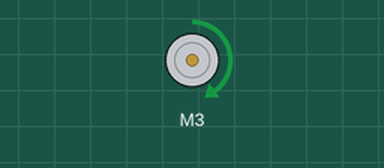
The sketch below on a simulated Arduino Uno, built with avr-gcc and run on an emulated ATmega328P. On the bench: DC motor (green arrow = forward, orange = backward, longer = faster).

Above: at 0.2 s.
Timing chart, 0 to 5.8 s (numbered marks = the images above):
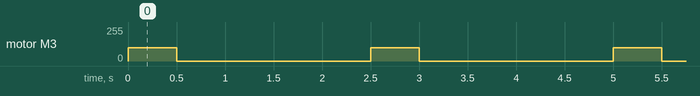

Measured:
- by itself, motor M3: alternates forward 100/255 for 0.50 s and stopped for 2.0 s

The sketch:

motor3_runF.ino
```cpp
//this sketch runs motor 3 continuously for testing
//and calibration purposes
#include <AFMotor.h>

AF_DCMotor motor3(3);

void setup()
{
  Serial.begin(9600);
  motor3.setSpeed(100);
  motor3.run(RELEASE);
}

void loop()
{
  motor3.run(FORWARD); //down
  delay(500);
  motor3.run(RELEASE);
  delay(2000);
}
```
